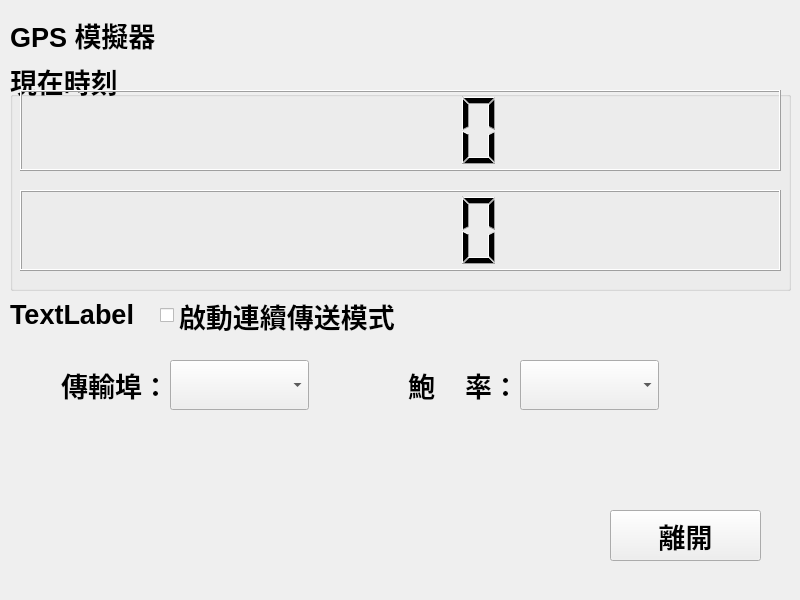
<?xml version="1.0" encoding="UTF-8"?>
<ui version="4.0">
 <class>Frame</class>
 <widget class="QFrame" name="Frame">
  <property name="geometry">
   <rect>
    <x>0</x>
    <y>0</y>
    <width>800</width>
    <height>600</height>
   </rect>
  </property>
  <property name="sizePolicy">
   <sizepolicy hsizetype="Fixed" vsizetype="Fixed">
    <horstretch>0</horstretch>
    <verstretch>0</verstretch>
   </sizepolicy>
  </property>
  <property name="minimumSize">
   <size>
    <width>800</width>
    <height>600</height>
   </size>
  </property>
  <property name="maximumSize">
   <size>
    <width>800</width>
    <height>600</height>
   </size>
  </property>
  <property name="sizeIncrement">
   <size>
    <width>800</width>
    <height>600</height>
   </size>
  </property>
  <property name="baseSize">
   <size>
    <width>800</width>
    <height>600</height>
   </size>
  </property>
  <property name="font">
   <font>
    <family>Arial</family>
    <pointsize>20</pointsize>
    <weight>75</weight>
    <bold>true</bold>
   </font>
  </property>
  <property name="windowTitle">
   <string>Frame</string>
  </property>
  <widget class="QGroupBox" name="groupBox">
   <property name="geometry">
    <rect>
     <x>10</x>
     <y>60</y>
     <width>781</width>
     <height>231</height>
    </rect>
   </property>
   <property name="title">
    <string>現在時刻</string>
   </property>
   <widget class="QLCDNumber" name="lcdNumber">
    <property name="geometry">
     <rect>
      <x>10</x>
      <y>30</y>
      <width>761</width>
      <height>81</height>
     </rect>
    </property>
   </widget>
   <widget class="QLCDNumber" name="lcdNumber_2">
    <property name="geometry">
     <rect>
      <x>10</x>
      <y>130</y>
      <width>761</width>
      <height>81</height>
     </rect>
    </property>
   </widget>
  </widget>
  <widget class="QPushButton" name="pushButton">
   <property name="geometry">
    <rect>
     <x>610</x>
     <y>510</y>
     <width>151</width>
     <height>51</height>
    </rect>
   </property>
   <property name="text">
    <string>離開</string>
   </property>
  </widget>
  <widget class="QLabel" name="label_2">
   <property name="geometry">
    <rect>
     <x>10</x>
     <y>10</y>
     <width>779</width>
     <height>49</height>
    </rect>
   </property>
   <property name="frameShadow">
    <enum>QFrame::Sunken</enum>
   </property>
   <property name="lineWidth">
    <number>2</number>
   </property>
   <property name="midLineWidth">
    <number>1</number>
   </property>
   <property name="text">
    <string>GPS 模擬器</string>
   </property>
  </widget>
  <widget class="QLabel" name="label_5">
   <property name="geometry">
    <rect>
     <x>10</x>
     <y>290</y>
     <width>127</width>
     <height>49</height>
    </rect>
   </property>
   <property name="text">
    <string>TextLabel</string>
   </property>
  </widget>
  <widget class="QCheckBox" name="checkBox">
   <property name="enabled">
    <bool>true</bool>
   </property>
   <property name="geometry">
    <rect>
     <x>160</x>
     <y>300</y>
     <width>361</width>
     <height>31</height>
    </rect>
   </property>
   <property name="text">
    <string>啟動連續傳送模式</string>
   </property>
  </widget>
  <widget class="QLabel" name="label">
   <property name="geometry">
    <rect>
     <x>30</x>
     <y>360</y>
     <width>139</width>
     <height>50</height>
    </rect>
   </property>
   <property name="layoutDirection">
    <enum>Qt::LeftToRight</enum>
   </property>
   <property name="text">
    <string>傳輸埠：</string>
   </property>
   <property name="alignment">
    <set>Qt::AlignRight|Qt::AlignTrailing|Qt::AlignVCenter</set>
   </property>
  </widget>
  <widget class="QComboBox" name="comboBox">
   <property name="geometry">
    <rect>
     <x>170</x>
     <y>360</y>
     <width>139</width>
     <height>50</height>
    </rect>
   </property>
  </widget>
  <widget class="QLabel" name="label_3">
   <property name="geometry">
    <rect>
     <x>380</x>
     <y>360</y>
     <width>139</width>
     <height>50</height>
    </rect>
   </property>
   <property name="text">
    <string>鮑    率：</string>
   </property>
   <property name="alignment">
    <set>Qt::AlignRight|Qt::AlignTrailing|Qt::AlignVCenter</set>
   </property>
  </widget>
  <widget class="QComboBox" name="comboBox_2">
   <property name="geometry">
    <rect>
     <x>520</x>
     <y>360</y>
     <width>139</width>
     <height>50</height>
    </rect>
   </property>
  </widget>
 </widget>
 <resources/>
 <connections/>
</ui>
